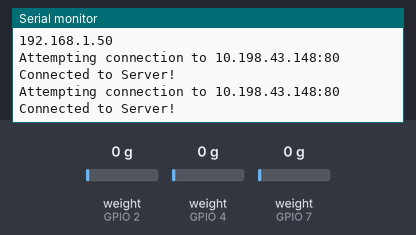
This sketch was run on a simulated ESP32. Shown: the last lines printed to the serial monitor. Inputs (shaded band) come from the test bench; at power-on: weight on the scale (sensors on GPIO 2, GPIO 4, GPIO 7) 0 g. WiFi joins after 1.5 s; servers stay silent unless stated.

Above: at 10.4 s.
10.5 s: weight on the scale (sensor on GPIO 2) set to 100 g
At 11.7 s:
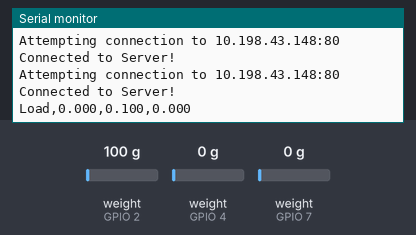
15.1 s: weight on the scale (sensor on GPIO 4) set to 100 g
At 16.36 s:
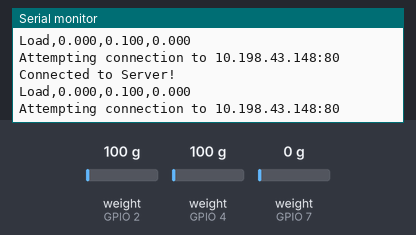
17.6 s: weight on the scale (sensor on GPIO 7) set to 100 g
At 19.1 s:
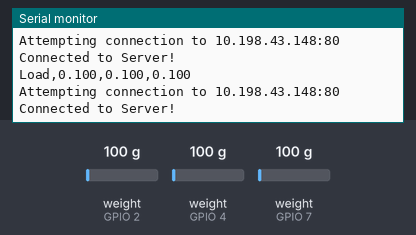
20.1 s: weight on the scale (sensor on GPIO 2) set to 1250 g
At 20.76 s:
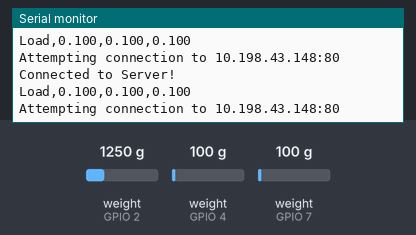
22.6 s: weight on the scale (sensor on GPIO 4) set to 1250 g
At 23.7 s:
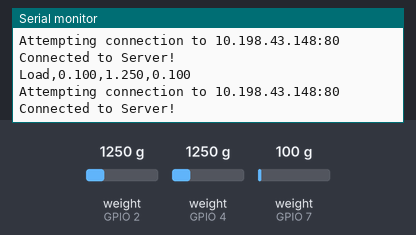
25.1 s: weight on the scale (sensor on GPIO 7) set to 1250 g
At 25.8 s:
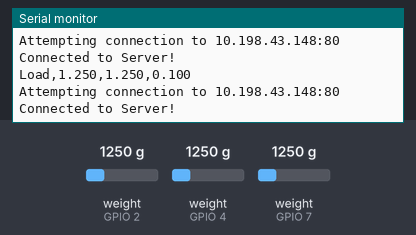
Timing chart, 0 to 28.1 s (numbered marks = the images above; inputs shaded):
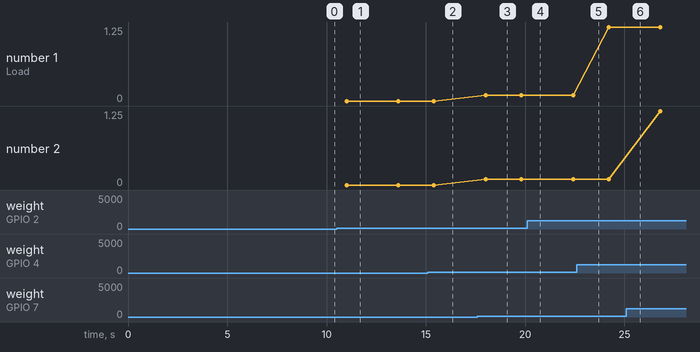

Measured:
- after the input at 10.5 s, the serial monitor: prints a new line after 0.50 s (image 1)
- after the input at 17.6 s, the serial monitor: prints a new line after 0.41 s (image 3)

The sketch:

hx711_loadcells_measurement.ino
```cpp
#include "HX711.h"
#include <HTTPClient.h>
#include <ArduinoJson.h>
#include <WiFi.h>

#define calibration_factor -12384.0
#define calibration_factor_2 -12384.0
#define calibration_factor_3 -12384.0


#define DOUT  4
#define DOUT2 2
#define DOUT3 7

#define CLK   18

HX711 scale;
HX711 scale2;
HX711 scale3;

WiFiClient client;

const char* SSID = "CMF";
const char* PASS = "Hippo123$";
const char* HOST_IP = "10.198.43.148"; // Default IP of Windows Hotspot (Check via 'ipconfig') use localip
const int HOST_PORT = 80;

void WiFi_init();
void connectToServer();

const char* FB_URL = "https://aerowing-telemetry-dashboard-default-rtdb.asia-southeast1.firebasedatabase.app";

void setup() {

  Serial.begin(921600);
  WiFi_init();
  if (!client.connected()) {
    connectToServer();
    delay(1000); // Don't spam reconnects
  }
  delay(500);

  scale.begin(DOUT, CLK);
  scale.set_scale(calibration_factor);
  scale.tare(20);

  scale2.begin(DOUT2,CLK);
  scale2.set_scale(calibration_factor_2);
  scale2.tare(20);

  scale3.begin(DOUT3,CLK);
  scale3.set_scale(calibration_factor_3);
  scale3.tare(20);

}
void loop() {

  if (!client.connected()) {
    connectToServer();
    delay(1000);
  }

  static unsigned long lastSend = 0;
  if (millis() - lastSend >= 50) {
    lastSend = millis();

    float w1 = scale.get_units(2);
    float w2 = scale2.get_units(2);
    float w3 = scale3.get_units(2);

    String packet = "Load," + String(w1, 3) + "," + String(w2, 3) + "," + String(w3, 3);

    Serial.println(packet);
    size_t bytesSent = client.println(packet);
    if (bytesSent == 0) {
      Serial.println("Send failed");
    }
    client.flush();
  }

  static unsigned long lastCheck = 0;
  if (millis() - lastCheck > 3000) {
    lastCheck = millis();
    checkCommands();
  }
}

void sendAck(String type, int cell, float factor) {
  HTTPClient http;
  http.begin(String(FB_URL) + "/ack.json");
  http.addHeader("Content-Type","application/json");
  String body = "{\"type\":\"" + type + "\",\"cell\":" + cell + ",\"factor\":" + String(factor,4) + "}";
  http.PUT(body);
  http.end();
}

void checkCommands() {
  HTTPClient http;

  // Tare
  for (int cell = 1; cell <= 3; cell++) {
    String url = String(FB_URL) + "/commands/tare.json";
    http.begin(url);
    if (http.GET() == 200) {
      DynamicJsonDocument doc(256);
      deserializeJson(doc, http.getString());
      if (doc["trigger"] == true && doc["cell"] == cell) {
        if (cell == 1) scale.tare(20);
        if (cell == 2) scale2.tare(20);
        if (cell == 3) scale3.tare(20);
        http.end();
        http.begin(url);
        http.addHeader("Content-Type","application/json");
        http.PATCH("{\"trigger\":false}");
        sendAck("tare", cell, 0);
      }
    }
    http.end();
  }
    // Calibrate
  String calUrl = String(FB_URL) + "/commands/calibrate.json";
  http.begin(calUrl);
  if (http.GET() == 200) {
    DynamicJsonDocument doc(256);
    deserializeJson(doc, http.getString());
    if (doc["trigger"] == true) {
      int cell = doc["cell"];
      float weight = doc["weight"];
      float raw = 0;
      if (cell == 1) raw = scale.get_value(20);
      if (cell == 2) raw = scale2.get_value(20);
      if (cell == 3) raw = scale3.get_value(20);
      float factor = raw / weight;
      if (cell == 1) scale.set_scale(factor);
      if (cell == 2) scale2.set_scale(factor);
      if (cell == 3) scale3.set_scale(factor);
      http.end();
      http.begin(calUrl);
      http.addHeader("Content-Type","application/json");
      http.PATCH("{\"trigger\":false}");
      sendAck("calibrate", cell, factor);
    }
  }
  http.end();
}

void WiFi_init(){
  WiFi.begin(SSID, PASS);
  Serial.print("Connecting to WiFi");
  while (WiFi.status() != WL_CONNECTED) {
      delay(500);
      Serial.print(".");
  }
  Serial.println("\nWiFi Connected.");
  Serial.println(WiFi.localIP());
}

void connectToServer() {
  Serial.println("Attempting connection to " + String(HOST_IP) + ":" + String(HOST_PORT));
  if (client.connect(HOST_IP, HOST_PORT)) {
    Serial.println("Connected to Server!");
    // Handshake: Tell the server who we are
    //client.println(DEVICE_ID);
  }
  else{
    Serial.println("Connection FAILED");
  }
}
```
